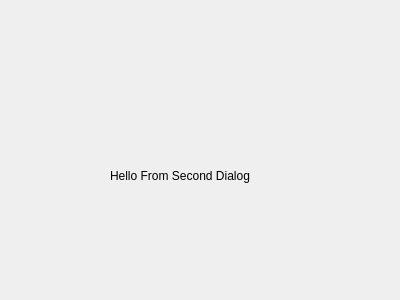
<?xml version="1.0" encoding="UTF-8"?>
<ui version="4.0">
 <class>SecDialog</class>
 <widget class="QDialog" name="SecDialog">
  <property name="geometry">
   <rect>
    <x>0</x>
    <y>0</y>
    <width>400</width>
    <height>300</height>
   </rect>
  </property>
  <property name="windowTitle">
   <string>Dialog</string>
  </property>
  <widget class="QLabel" name="label">
   <property name="geometry">
    <rect>
     <x>110</x>
     <y>130</y>
     <width>221</width>
     <height>91</height>
    </rect>
   </property>
   <property name="text">
    <string>Hello From Second Dialog</string>
   </property>
  </widget>
 </widget>
 <resources/>
 <connections/>
</ui>
